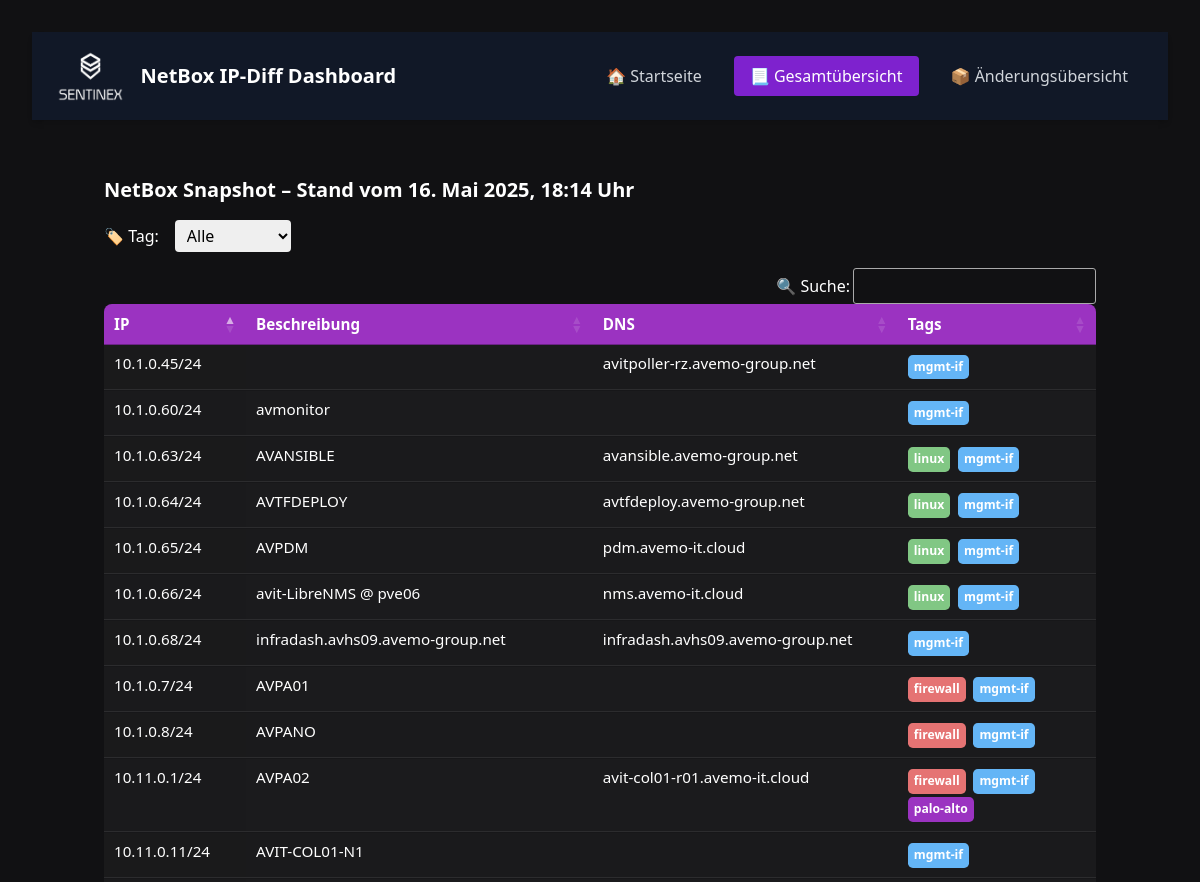
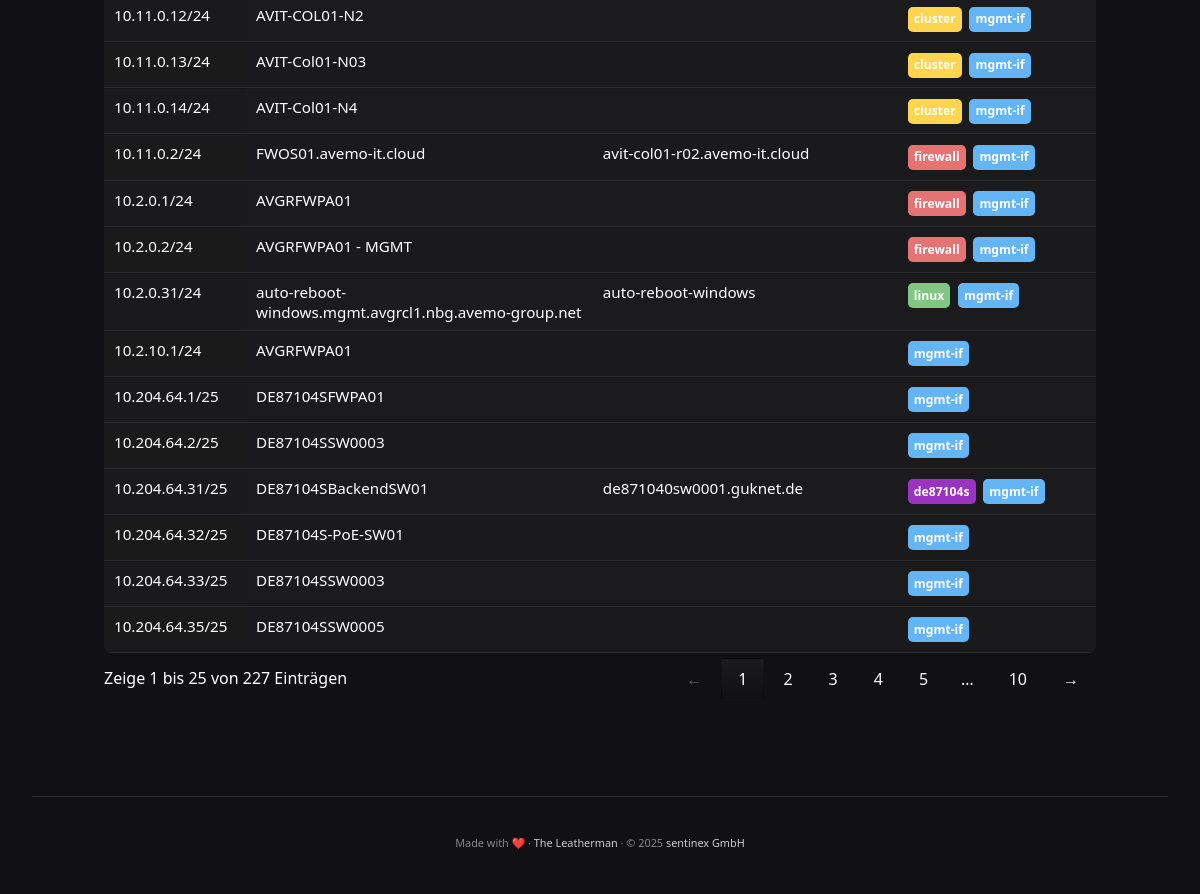
/snapshots, run on the app's committed database (2 pictures, top to bottom).
### tables this page shows
CREATE TABLE ip_records (
    id INTEGER PRIMARY KEY AUTOINCREMENT,
    snapshot_date TEXT,
    ip TEXT,
    description TEXT,
    dns_name TEXT,
    tags TEXT
);

### app.py (the view)
@app.route("/snapshots")
def snapshots():
    dates = get_snapshot_dates()
    selected_date = request.args.get("date") or (dates[0] if dates else None)
    snapshot = get_snapshot(selected_date) if selected_date else []
    readable_date = format_datetime(selected_date)
    return render_template("snapshots.html",
                           data=snapshot,
                           dates=dates,
                           selected_date=selected_date,
                           readable_date=readable_date,
                           year=datetime.now().year,
                           active_page="snapshots")

### app.py (called while the page is built)
def get_snapshot_dates():
    conn = sqlite3.connect(DB_PATH)
    c = conn.cursor()
    c.execute("SELECT DISTINCT snapshot_date FROM ip_records ORDER BY snapshot_date DESC")
    dates = [r[0] for r in c.fetchall()]
    conn.close()
    return dates

def get_snapshot(date):
    conn = sqlite3.connect(DB_PATH)
    c = conn.cursor()
    c.execute("""
        SELECT ip, description, dns_name, tags
        FROM ip_records
        WHERE snapshot_date = ?
    """, (date,))
    rows = c.fetchall()
    conn.close()
    parsed = []
    for ip, desc, dns, tags in rows:
        try:
            tag_list = ast.literal_eval(tags) if isinstance(tags, str) else []
        except:
            tag_list = []
        parsed.append((ip, desc, dns, tag_list))
    return parsed

def format_datetime(iso_string):
    try:
        dt = datetime.fromisoformat(iso_string)
        return babel_format_datetime(dt, format="d. MMMM yyyy, HH:mm 'Uhr'", locale="de")
    except Exception:
        return iso_string  # Fallback bei Fehler

### templates/snapshots.html (shortened to what this page needs)
{% extends "base.html" %}
{% block content %}
<div class="container mx-auto px-4 py-8">
  <h2 class="text-white text-xl font-bold mb-4">NetBox Snapshot – Stand vom {{ readable_date }}</h2>
  <div class="flex items-center space-x-4 mb-4">
    <label for="tagFilter" class="text-white">🏷️ Tag:</label>
    <select id="tagFilter" class="px-2 py-1 rounded text-black">
  <option value="">Alle</option>
  {% set seen_tags = [] %}
</select>
  </div>
  <table id="snapshot-table" class="display w-full text-sm">
    <thead>
      <tr>
        <th>IP</th>
        <th>Beschreibung</th>
        <th>DNS</th>
        <th>Tags</th>
      </tr>
    </thead>
    <tbody>
      {% for ip, desc, dns, tags in data %}
      <tr>
        <td>{{ ip }}</td>
        <td>{{ desc }}</td>
        <td>{{ dns }}</td>
        <td>
          {% for tag in tags %}
            <span class="tag tag-{{ tag | lower }}">{{ tag }}</span>
          {% endfor %}
        </td>
      </tr>
      {% endfor %}
    </tbody>
  </table>
</div>
<link rel="stylesheet" href="https://cdn.datatables.net/1.13.6/css/jquery.dataTables.min.css">
<link rel="stylesheet" href="https://cdn.datatables.net/buttons/2.4.1/css/buttons.dataTables.min.css">
{% endblock %}

### static/sentinex.css (style rules this page uses)
body { font-family: "Segoe UI", Roboto, sans-serif; background-color: #111113; color: #f3f3f3; margin: 0; padding: 2rem; }
.container { max-width: 1200px; margin: 0 auto; padding-bottom: 4rem; }
table.dataTable { background-color: #1b1b1d; color: white; border-collapse: collapse; width: 100%; font-size: 0.95rem; border-radius: 8px; overflow: hidden; }
table.dataTable thead th { background-color: #9B33C1; color: white; border: none; padding: 0.75rem; text-align: left; }
table.dataTable tbody td { padding: 0.6rem; border-bottom: 1px solid #2c2c2e; vertical-align: top; }
.tag { display: inline-block; background-color: #9B33C1; color: white; font-size: 0.75rem; font-weight: 600; padding: 0.25rem 0.6rem; border-radius: 999px; margin: 0.1rem 0.2rem 0.1rem 0; transition: background 0.3s ease; }

### templates/snapshots.html (style rules this page uses)
.tag { display: inline-block; color: white; padding: 0.2em 0.5em; border-radius: 0.4em; font-size: 0.8em; margin-right: 0.3em; }
.tag-firewall { background-color: #e57373; }
.tag-mgmt-if { background-color: #64b5f6; }
.tag-linux { background-color: #81c784; }
.tag-cluster { background-color: #ffd54f; }

### data on the page
ip_records: ip "10.1.0.7/24", description "AVPA01", tags "firewall" "mgmt-if"
ip_records: ip "10.1.0.8/24", description "AVPANO", tags "firewall" "mgmt-if"
ip_records: ip "10.1.0.45/24", dns_name "avitpoller-rz.avemo-group.net", tags "mgmt-if"
ip_records: ip "10.1.0.60/24", description "avmonitor", tags "mgmt-if"
ip_records: ip "10.1.0.63/24", description "AVANSIBLE", dns_name "avansible.avemo-group.net", tags "linux" "mgmt-if"
ip_records: ip "10.1.0.64/24", description "AVTFDEPLOY", dns_name "avtfdeploy.avemo-group.net", tags "linux" "mgmt-if"
ip_records: ip "10.1.0.65/24", description "AVPDM", dns_name "pdm.avemo-it.cloud", tags "linux" "mgmt-if"
ip_records: ip "10.1.0.66/24", description "avit-LibreNMS @ pve06", dns_name "nms.avemo-it.cloud", tags "linux" "mgmt-if"
ip_records: ip "10.1.0.68/24", description "infradash.avhs09.avemo-group.net", dns_name "infradash.avhs09.avemo-group.net", tags "mgmt-if"
ip_records: ip "10.2.0.1/24", description "AVGRFWPA01", tags "firewall" "mgmt-if"
ip_records: ip "10.2.0.2/24", description "AVGRFWPA01 - MGMT", tags "firewall" "mgmt-if"
ip_records: ip "10.2.0.31/24", description "auto-reboot-windows.mgmt.avgrcl1.nbg.avemo-group.net", dns_name "auto-reboot-windows", tags "linux" "mgmt-if"
ip_records: ip "10.2.10.1/24", description "AVGRFWPA01", tags "mgmt-if"
ip_records: ip "10.11.0.1/24", description "AVPA02", dns_name "avit-col01-r01.avemo-it.cloud", tags "firewall" "mgmt-if" "palo-alto"
ip_records: ip "10.11.0.2/24", description "FWOS01.avemo-it.cloud", dns_name "avit-col01-r02.avemo-it.cloud", tags "firewall" "mgmt-if"
ip_records: ip "10.11.0.11/24", description "AVIT-COL01-N1", tags "mgmt-if"
ip_records: ip "10.11.0.12/24", description "AVIT-COL01-N2", tags "cluster" "mgmt-if"
ip_records: ip "10.11.0.13/24", description "AVIT-Col01-N03", tags "cluster" "mgmt-if"
ip_records: ip "10.11.0.14/24", description "AVIT-Col01-N4", tags "cluster" "mgmt-if"
ip_records: ip "10.204.64.1/25", description "DE87104SFWPA01", tags "mgmt-if"
ip_records: ip "10.204.64.2/25", description "DE87104SSW0003", tags "mgmt-if"
ip_records: ip "10.204.64.31/25", description "DE87104SBackendSW01", dns_name "de871040sw0001.guknet.de", tags "de87104s" "mgmt-if"
ip_records: ip "10.204.64.32/25", description "DE87104S-PoE-SW01", tags "mgmt-if"
ip_records: ip "10.204.64.33/25", description "DE87104SSW0003", tags "mgmt-if"
ip_records: ip "10.204.64.35/25", description "DE87104SSW0005", tags "mgmt-if"

### other printed values
{{ title or "NetBox IP-Diff Dashboard" }} "NetBox IP-Diff Dashboard"
{{ readable_date }} "16. Mai 2025, 18:14 Uhr"
